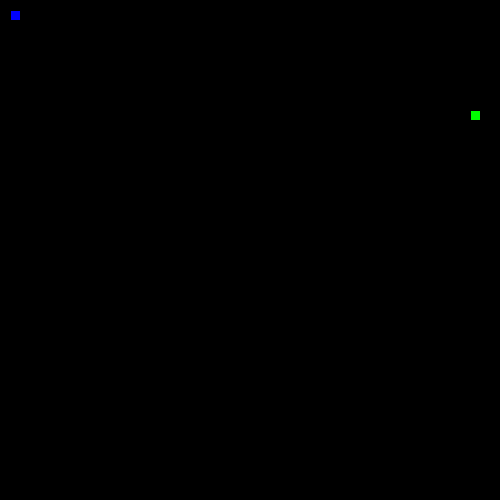
Frame 1 (no input)
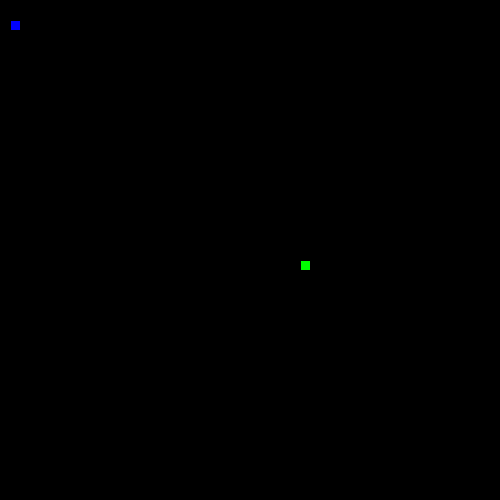
Frame 60 (the mouse pressed at the canvas centre just before this capture)
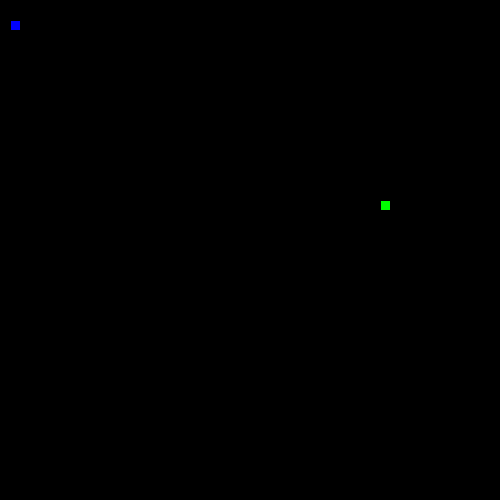
Frame 120 (the mouse held since frame 60 and released just before this capture)

The Processing sketch that drew these frames (run headless with seeded random() and noise(); from frame 60 on, the mouse is pressed at the canvas centre):

// Processing sketch: SnakeRecipe
// ── SnakeRecipe.pde

// 1. Follow the recipe instructions inside the Segment class.

// The Segment class will be used to represent each part of the moving snake.
//2. Create x and y member variables to hold the location of each segment.
int x, y;
// 5. Create (but do not initialize) a Segment variable to hold the head of the Snake
Segment head;
// 6. Create and initialize a String to hold the direction of your snake e.g. "up"
String direction;
// 7. Create and initialize a variable to hold how many pieces of food the snake has eaten.
// give it a value of 1 to start.
int food;
// 8. Create and initialize foodX and foodY variables to hold the location of the food.
// (Hint: use the random method to set both the x and y to random locations within the screen size (500 by 500).)
int foodX, foodY;

class Segment {

  // 3. Add a constructor with parameters to initialize each variable.
  Segment(int a, int b)
  {
    x = a;
    y = b;

    // 6. Create and initialize a String to hold the direction of your snake e.g. "up"
    direction = "up";

    // 7. Create and initialize a variable to hold how many pieces of food the snake has eaten.
    // give it a value of 1 to start.
    food = 1;

    // 8. Create and initialize foodX and foodY variables to hold the location of the food.
    // (Hint: use the random method to set both the x and y to random locations within the screen size (500 by 500).)

    foodX = ((int)random(50)*10);
    foodY = ((int)random(50)*10);
  }

  // 4. Add getter and setter methods for both the x and y member variables.

  int getX()
  {
    return x;
  }

  int getY()
  {
    return y;
  }

  void setX(int  a)
  {
    x = a;
  }

  void setY(int b)
  {
    y = b;
  }
}
/*
// 5. Create (but do not initialize) a Segment variable to hold the head of the Snake
 Segment head;
 
 
 // 6. Create and initialize a String to hold the direction of your snake e.g. "up"
 String direction = "up";
 
 
 // 7. Create and initialize a variable to hold how many pieces of food the snake has eaten.
 // give it a value of 1 to start.
 int food = 1;
 
 
 // 8. Create and initialize foodX and foodY variables to hold the location of the food.
 // (Hint: use the random method to set both the x and y to random locations within the screen size (500 by 500).)
 Random rand = new Random();
 int foodX = ((int)random(50)*10), foodY = ((int)random(50)*10);*/

void setup() {

  // 9. Set the size of your sketch (500 by 500).

  size(500, 500);


  // 10. initialize your head to a new segment.
  head = new Segment(10, 10);

  // 11. Use the frameRate(int rate) method to set the rate to 20.
  frameRate(20);
}

void draw() {
  background(0);

  //12. Call the manageTail, drawFood, drawSnake, move, and collision methods.
  manageTail();
  drawFood();
  drawSnake();
  move();
  collision();
}

// 13. Complete the drawFood method below. (Hint: each piece of food should be a 10 by 10 rectangle).

void drawFood() {
  fill(0, 255, 0);
  rect(foodX, foodY, 10, 10);
}

//14. Draw the snake head (use a 10 by 10 rectangle)

void drawSnake() {
  fill(0, 0, 255);
  rect(head.getX(), head.getY(), 10, 10);
}

// 15. Complete the move method below.
void move() {
  // 16. Using a switch statement, make your snake head move by 10 pixels in the correct direction.
  //This is an incomplete switch statement:
  keyPressed();
  switch(direction) {
  case "up":
    head.setY(head.getX() + 10);
    break;
  case "down":
    head.setY(head.getX() - 10);
    break;
  case "left":
    head.setX(head.getY() - 10);
    break;
  case "right":
    head.setX(head.getY() + 10);
    break;
  default:
    break;
  }
  // 17. Call the checkBoundaries method to make sure the snake head doesn't go off the screen.
  checkBoundaries();
}

// 18. Complete the keyPressed method below. Use if statements to set your direction variable depending on what key is pressed.

void keyPressed() {
  if (key == CODED) {
    if (keyCode == UP) {
      direction = "up";
    } else if (keyCode == DOWN) {
      direction = "down";
    } else if (keyCode == LEFT) {
      direction = "left";
    } else if (keyCode == RIGHT) {
      direction = "right";
    }
  }
}



// 19. check if your head is out of bounds (teleport your snake head to the other side).

void checkBoundaries() {
  if ( head.getX()<0)
    head.setX(width);
  if (head.getX()>500)
    head.setX(0);
  if ( head.getY()<0)
    head.setY(height);
  if (head.getY()>500)
    head.setY(0);
}


/*
//20. Make sure that the key for your current direction’s opposite doesn’t work(i.e. If you’re going up, down key shouldn’t work)
 void oppositeDirection()
 {
 
 
 
 }*/
// 21. Complete the missing parts of the collision method below.
void collision() {

  // If the segment is colliding with a piece of food...
  if (head.getX() == foodX && head.getY() == foodY)
  {
    // Increase the amount of food eaten and set foodX and foodY to new random locations.
    food++;
    foodX = ((int)random(50)*10);
    foodY = ((int)random(50)*10);
  }
}

/**
 
 ** Part 2: making the tail (the rest of the snake)
 
 **/

//  1. Create and initialize an ArrayList of Segments. (This will be your snake tail!)
ArrayList<Segment> tail = new ArrayList<Segment>();

// 2. Complete the missing parts of the manageTail method below and call it in the draw method.

void manageTail() {

  //Call the drawTail and checkTailCollision methods.
  drawTail();
  checkTailCollision();
  // Add a new Segment to your ArrayList that has the same X and Y as the head of your snake.
  tail.add(new Segment(head.getX(), head.getY()));
  // To keep your tail the right length:
  // while the tail size is greater than the number of food pieces eaten, remove the first Segment in your tail.
  while (tail.size() > food)
    tail.remove(0);
}

void drawTail() {
  // Draw a 10 by 10 rectangle for each Segment in your snake ArrayList.
  for (Segment s : tail)
  {
    fill(100);
    rect(s.getX(), s.getY(), 10, 10);
  }
}

// 3. Complete the missing parts of the bodyCollision method below.

void checkTailCollision() {
  // If your head has the same location as one of your segments...
  for (Segment s : tail)
    if (head.getX() == s.getX()  &&  head.getY() == s.getY())
      // reset your food variable
      food = 1;
  //Call this method at the beginning of your manageTail method.
}
